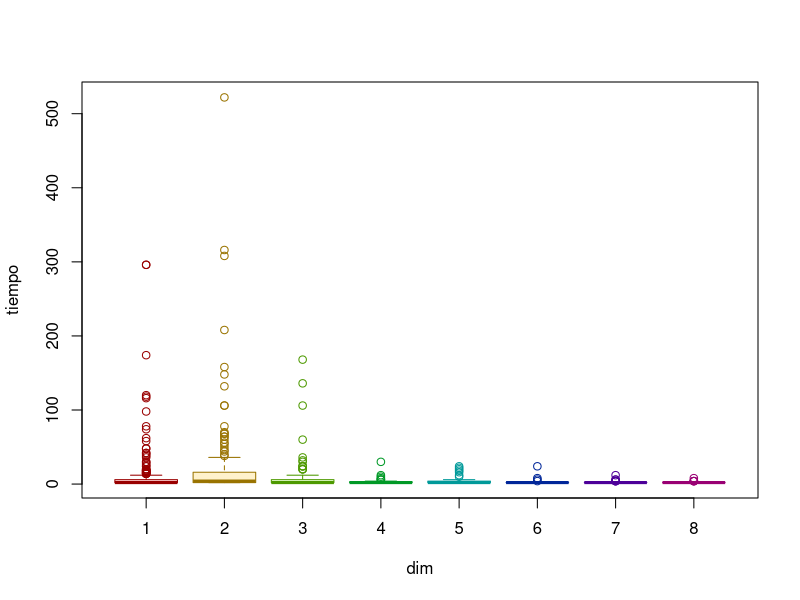

Write R code to recreate this figure.
correctos = data.frame()
incorrectos = data.frame()
for (e in 5:10) {
l = 2**e
for (d in 1:8) {       #calculando en 8 dim
for (r in 1:50) {      #cuenta de las repeticiones 
pos = rep(0, d)
regresa = FALSE
for (t in 1:l) {                #determinar tiempo
dd = sample(1:d, 1)
if (runif(1) < 0.5 ) {
pos [dd] = pos [dd] + 1 
} else { 
pos [dd] = pos [dd] - 1 
}
if (all(pos == 0)) { 
correctos = rbind(correctos, c(l, d, t))
regresa = TRUE
break
}
}
if(!regresa) { 
incorrectos = rbind(incorrectos, c(l, d))
}
}
}
}
names(correctos) = c("largo", "dim", "tiempo")
names(incorrectos) = c("largo", "dim")
dim(correctos)
dim(incorrectos)

names(correctos) = c("largo", "dim", "tiempo")
sink('correctos.txt')                            
print(correctos)
png('demo.png')
boxplot(formula = tiempo ~ dim, data =  correctos,
 col=rainbow(8, alpha=0.2),
border = rainbow(8, v=0.6)
)
graphics.off()
file.show('demo.png')